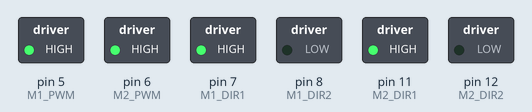
Recording of a sketch running on a simulated Arduino Uno, built with avr-gcc and run on an emulated ATmega328P. Parts: switched loads named in the sketch (green lamp = pin HIGH).

Above: at 0.1 s.
Timing chart, 0 to 1.6 s (numbered marks = the images above):
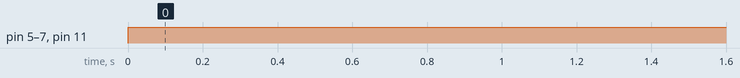

Measured:
- by itself, pin 5 (M1_PWM), pin 6 (M2_PWM), pin 7 (M1_DIR1), pin 11 (M2_DIR1): LOW → HIGH at 0.00 s

The sketch:

motor.ino
```cpp
const int M1_PWM = 5;   // DC모터1 PWM 핀
const int M1_DIR1 = 7;   // DC모터1 DIR1 핀
const int M1_DIR2 = 8;   // DC모터 1 DIR2 핀

const int M2_PWM = 6;   // DC모터2 PWM 핀
const int M2_DIR1 = 11;   // DC모터2 DIR1 핀
const int M2_DIR2 = 12;   // DC모터2 DIR2 핀

void setup() {
    pinMode(M1_PWM, OUTPUT);
    pinMode(M1_DIR1, OUTPUT);
    pinMode(M1_DIR2, OUTPUT);

    pinMode(M2_PWM, OUTPUT);
    pinMode(M2_DIR1, OUTPUT);
    pinMode(M2_DIR2, OUTPUT);
}
void loop() {
    // 정회전
    digitalWrite(M1_DIR1, HIGH);
    digitalWrite(M1_DIR2, LOW);
    analogWrite(M1_PWM, 255);   // 0 ~ 255의 PWM값으로 속도 조절

    digitalWrite(M2_DIR1, HIGH);
    digitalWrite(M2_DIR2, LOW);
    analogWrite(M2_PWM, 255);   // 0 ~ 255의 PWM값으로 속도 조절

    // 정지
    //digitalWrite(M1_DIR1, LOW);
    //digitalWrite(M1_DIR2, LOW);
    //analogWrite(M1_PWM, 0);
    //digitalWrite(M2_DIR1, LOW);
    //digitalWrite(M2_DIR2, LOW);
    //analogWrite(M2_PWM, 0);


    // 역회전
    //digitalWrite(M1_DIR1, LOW);
    //digitalWrite(M1_DIR2, HIGH);
    //analogWrite(M1_PWM, 255);   // 0 ~ 255의 PWM값으로 속도 조절
    //digitalWrite(M2_DIR1, LOW);
    //digitalWrite(M2_DIR2, HIGH);
    //analogWrite(M2_PWM, 255);   // 0 ~ 255의 PWM값으로 속도 조절

}
```
